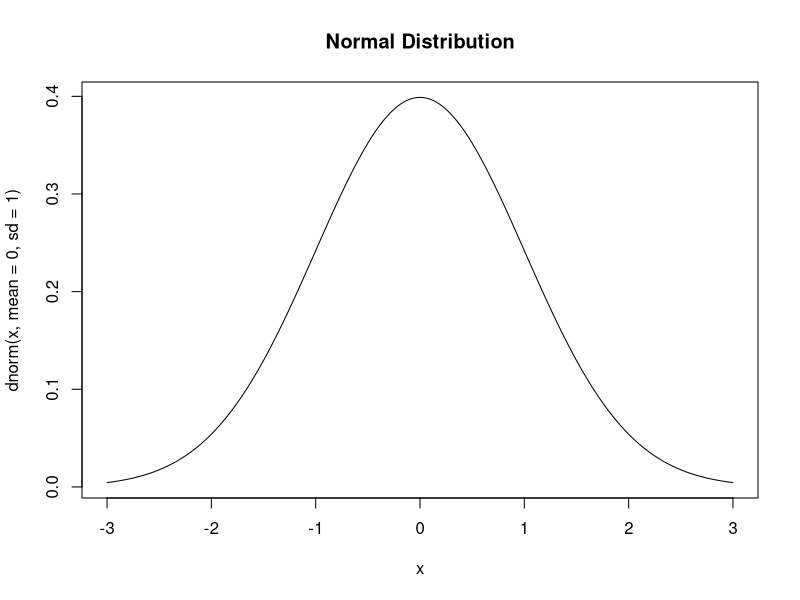
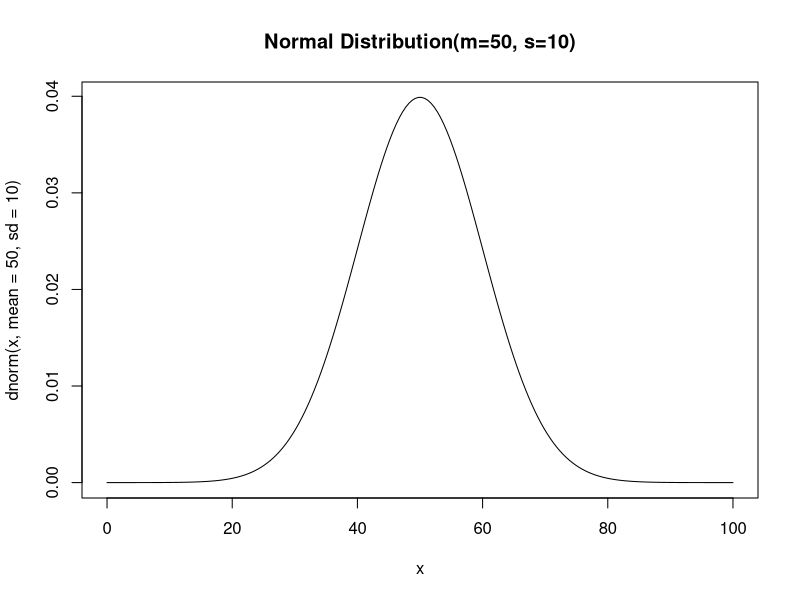
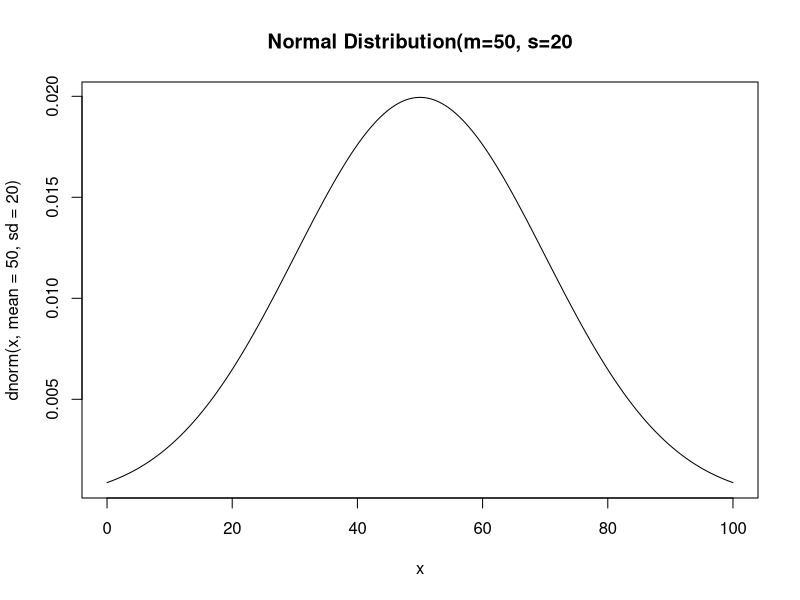
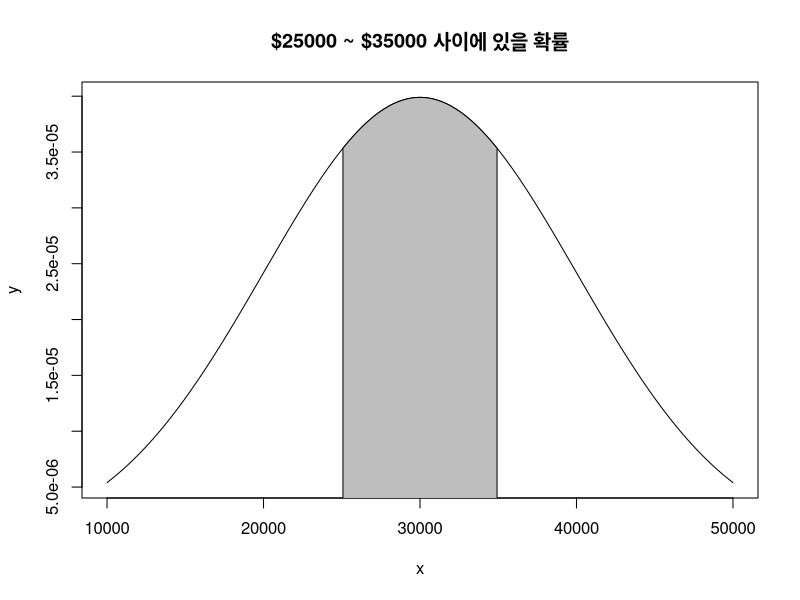
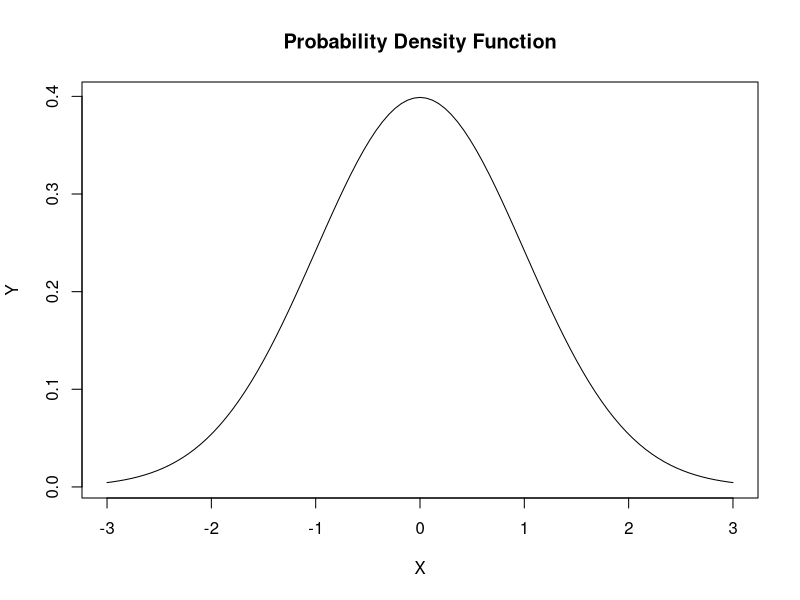
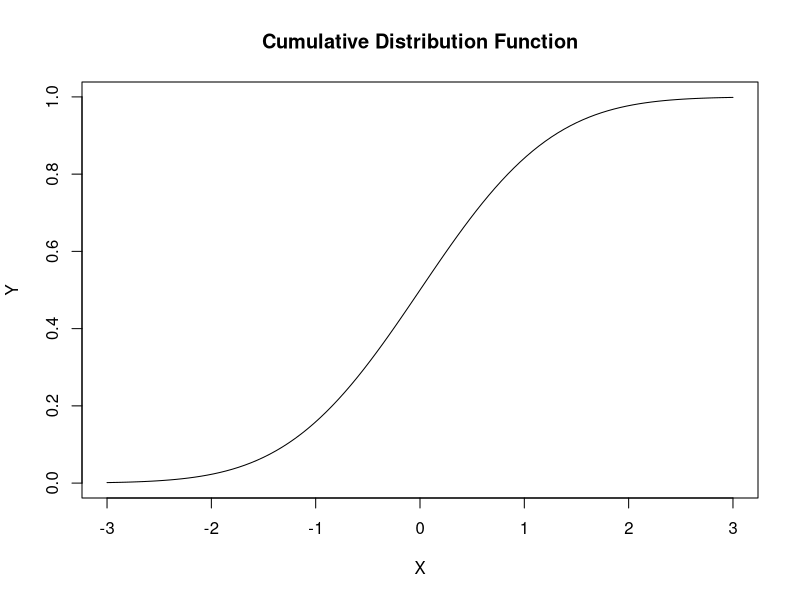
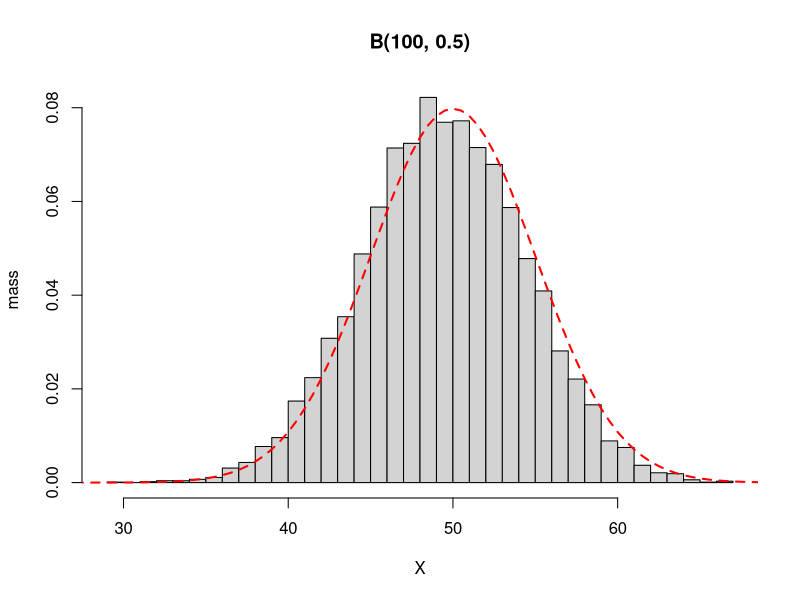

The R script that drew these images, in order:
# Unit 15. Probability Distribution (1)

x <- seq(-3, 3, length=200)
plot(x, dnorm(x, mean=0, sd=1), type='l', main="Normal Distribution")

x <- seq(0, 100, length=200)
plot(x, dnorm(x, mean=50, sd=10), type = 'l', main="Normal Distribution(m=50, s=10)")

x <- seq(0, 100, length=200)
plot(x, dnorm(x, mean=50, sd=20), type = 'l', main="Normal Distribution(m=50, s=20")

pnorm(35000, 30000, 10000) - pnorm(25000, 30000, 10000)

x <- seq(10000, 50000, length=200)
y <- dnorm(x, mean = 30000, sd = 10000)
plot(x, y, type='l',
     main="$25000 ~ $35000 사이에 있을 확률")
xlim <- x[25000<=x & x<=35000]
ylim <- y[25000<=x & x<=35000]
xlim <- c(xlim[1], xlim, tail(xlim, 1))
ylim <- c(0, ylim, 0) 
polygon(xlim, ylim, col="grey")

1 - pnorm(70, 60, 10)
1 - pnorm(80, 70, 20)
z1 <- (70 - 60) / 10
z2 <- (80 - 70) / 20
z1
z2
1 - pnorm(z1)
1 - pnorm(z2)

curve(dnorm(x), -3, 3, 
      xlab = 'X', ylab = 'Y',
      main="Probability Density Function")

curve(pnorm(x), -3, 3, 
      xlab = 'X', ylab = 'Y',
      main="Cumulative Distribution Function")

n_sim <- 10000
y <- rbinom(n_sim, 100, 0.5)

hist(y, xlab='X', ylab='mass', 
     main = 'B(100, 0.5)', 
     prob = T, 
     breaks = 30)

curve(dnorm(x, 50, 5), 25, 75, 
      lty=2, lwd=2, col='red',
      add=T)


